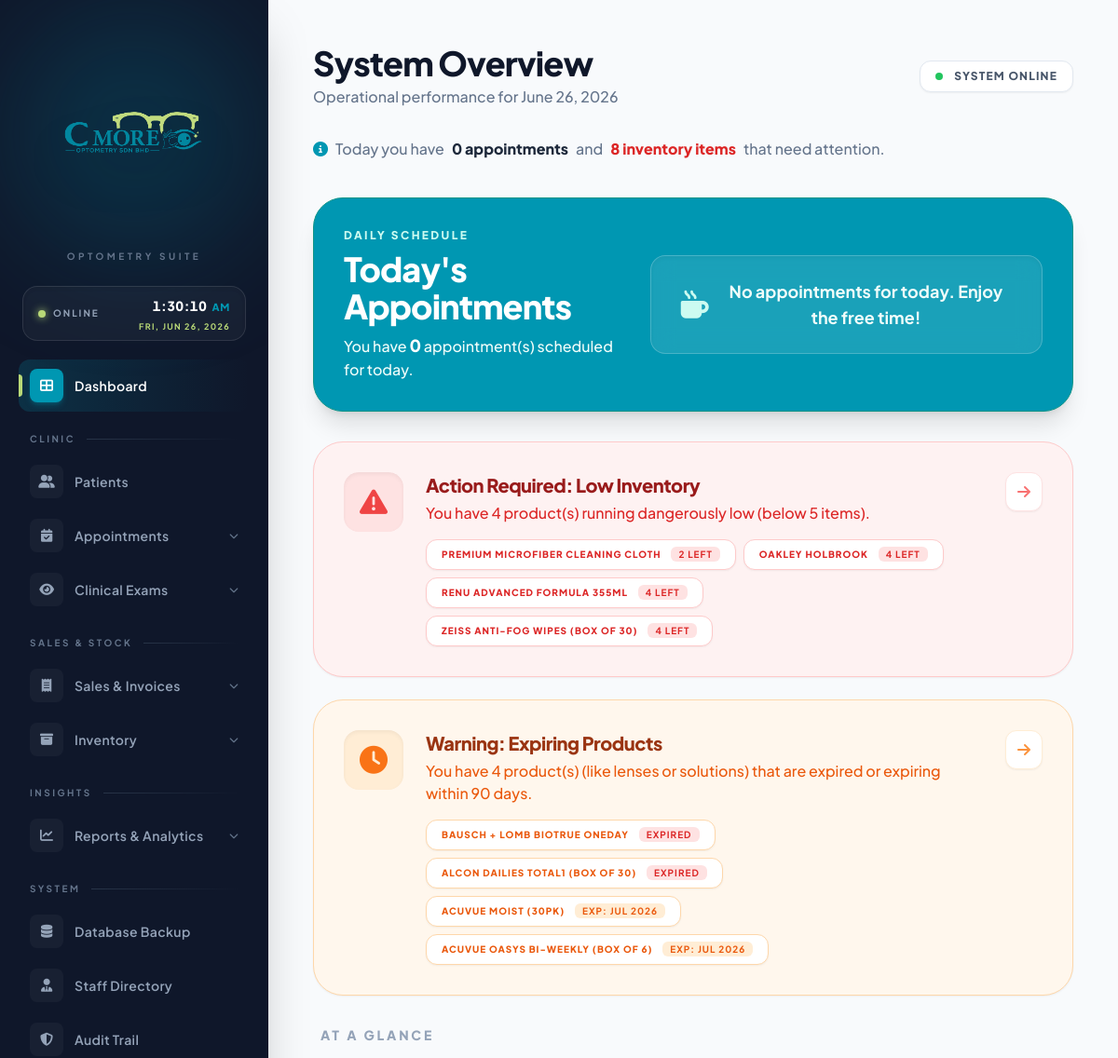
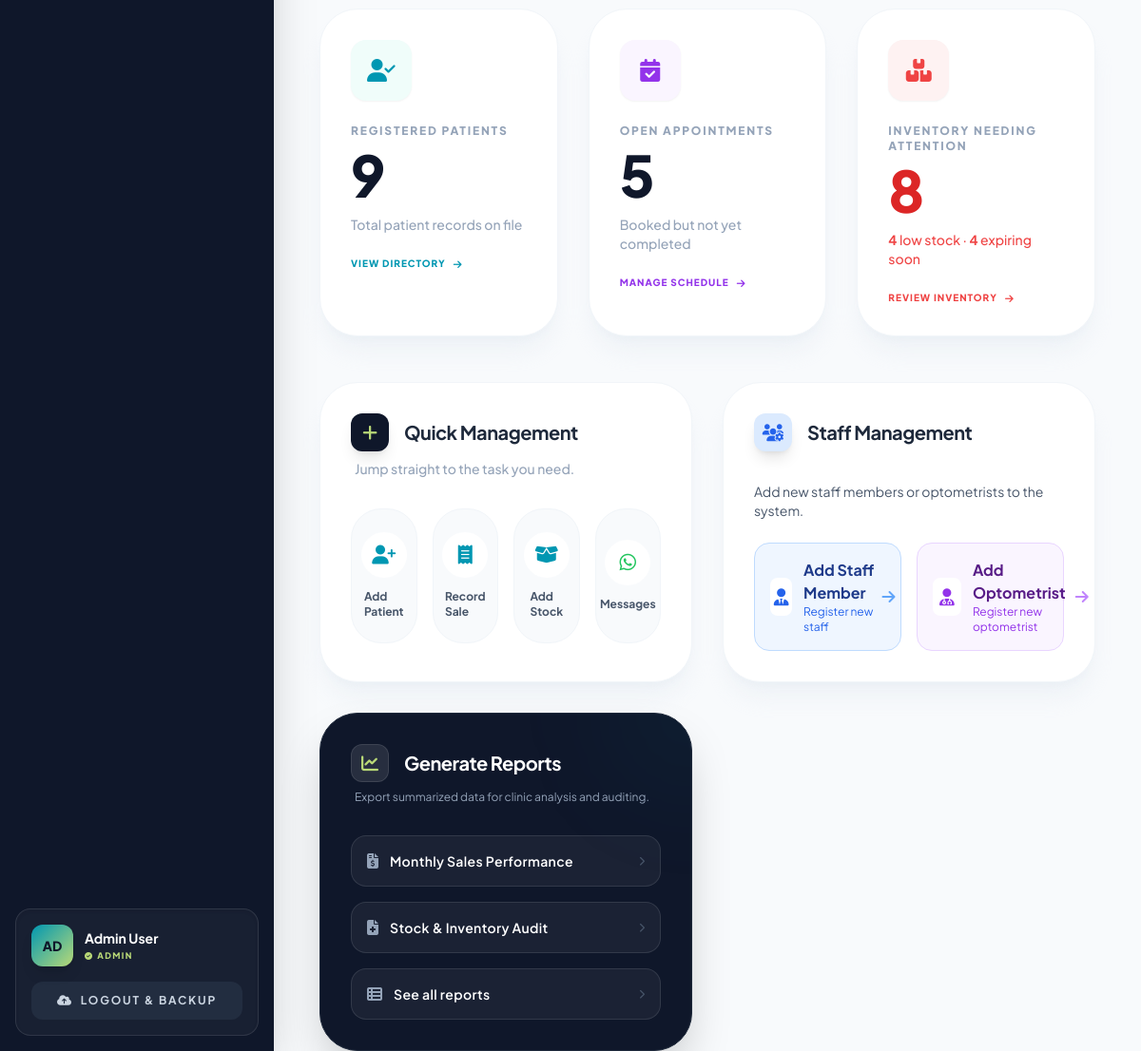
The page /directory.php (signed in) on the database its author committed (2 pictures, top to bottom).
### tables this page shows
CREATE TABLE `product` (
  `PRODUCT_ID` int(11) NOT NULL AUTO_INCREMENT,
  `CATEGORY` varchar(50) DEFAULT NULL,
  `BRAND_NAME` varchar(100) DEFAULT NULL,
  `STOCK_QUANTITY` int(11) DEFAULT 0,
  `UNIT_PRICE` decimal(10,2) NOT NULL,
  `MINIMUM_PRICE` decimal(10,2) NOT NULL DEFAULT 0.00,
  `SUPPLIER_ID` int(11) DEFAULT NULL,
  `EXPIRY_DATE` date DEFAULT NULL,
  `PRODUCT_IMAGE` varchar(255) DEFAULT NULL,
  PRIMARY KEY (`PRODUCT_ID`),
  KEY `fk_product_supplier` (`SUPPLIER_ID`),
  CONSTRAINT `fk_product_supplier` FOREIGN KEY (`SUPPLIER_ID`) REFERENCES `supplier` (`SUPPLIER_ID`) ON DELETE SET NULL
);

### directory.php (the view, shortened to what the rows shown need)
<?php
include('config.php');
$s_count = mysqli_fetch_assoc(mysqli_query($conn, "SELECT COUNT(*) as t FROM PRODUCT WHERE STOCK_QUANTITY < 5"))['t'];
$e_count = mysqli_fetch_assoc(mysqli_query($conn, "SELECT COUNT(*) as t FROM PRODUCT WHERE EXPIRY_DATE IS NOT NULL AND EXPIRY_DATE <= DATE_ADD(CURDATE(), INTERVAL 90 DAY)"))['t'];
?>
<!DOCTYPE html>
<html lang="en">
<head>
    <script src="https://cdn.tailwindcss.com"></script>
    <link rel="stylesheet" href="https://cdnjs.cloudflare.com/ajax/libs/font-awesome/6.0.0/css/all.min.css">
</head>
<body class="bg-[#f8fafc] flex min-h-screen">
    <?php include('sidebar.php'); ?>
    <main class="flex-1 ml-72 p-12">
        <header class="flex justify-between items-center mb-8">
            <div>
                <h1 class="text-4xl font-extrabold text-slate-900 tracking-tight">System Overview</h1>
            </div>
        </header>
        <div class="bg-[#0097B2] rounded-[2rem] p-8 mb-8 text-white shadow-xl flex flex-col md:flex-row items-center justify-between border border-teal-600">
            <div class="mb-6 md:mb-0 md:pr-8">
                <h2 class="text-4xl font-extrabold tracking-tight">Today's Appointments</h2>
            </div>
        </div>
        <?php if($s_count > 0): ?>
        <div class="bg-red-50 border border-red-200 rounded-[2rem] p-8 mb-6 flex items-start space-x-6 shadow-sm animate-fade-in">
            <div class="flex-1">
                <div class="flex flex-wrap gap-2">
                    <?php
                    $low_stock_res = mysqli_query($conn, "SELECT BRAND_NAME, STOCK_QUANTITY FROM PRODUCT WHERE STOCK_QUANTITY < 5 ORDER BY STOCK_QUANTITY ASC LIMIT 5");
                    while($ls = mysqli_fetch_assoc($low_stock_res)):
                    ?>
                    <span class="bg-white border border-red-200 text-red-600 text-[10px] font-black uppercase tracking-widest px-4 py-2 rounded-xl shadow-sm">
                        <?php echo htmlspecialchars($ls['BRAND_NAME']); ?> <span class="bg-red-100 text-red-600 ml-2 px-2 py-0.5 rounded-md font-bold"><?php echo $ls['STOCK_QUANTITY']; ?> left</span>
                    </span>
                    <?php endwhile; ?>
                </div>
            </div>
        </div>
        <?php endif; ?>
        <?php if($e_count > 0): ?>
        <div class="bg-orange-50 border border-orange-200 rounded-[2rem] p-8 mb-8 flex items-start space-x-6 shadow-sm animate-fade-in">
            <div class="flex-1">
                <div class="flex flex-wrap gap-2">
                    <?php
                    $exp_res = mysqli_query($conn, "SELECT BRAND_NAME, EXPIRY_DATE FROM PRODUCT WHERE EXPIRY_DATE IS NOT NULL AND EXPIRY_DATE <= DATE_ADD(CURDATE(), INTERVAL 90 DAY) ORDER BY EXPIRY_DATE ASC LIMIT 5");
                    while($ex = mysqli_fetch_assoc($exp_res)):
                        $is_expired = (strtotime($ex['EXPIRY_DATE']) < time());
                        $chip_class = $is_expired ? 'bg-red-100 text-red-600' : 'bg-orange-100 text-orange-600';
                    ?>
                    <span class="bg-white border border-orange-200 text-orange-600 text-[10px] font-black uppercase tracking-widest px-4 py-2 rounded-xl shadow-sm">
                        <?php echo htmlspecialchars($ex['BRAND_NAME']); ?>
                        <span class="<?php echo $chip_class; ?> ml-2 px-2 py-0.5 rounded-md font-bold">
                            <?php echo $is_expired ? 'EXPIRED' : 'Exp: ' . date('M Y', strtotime($ex['EXPIRY_DATE'])); ?>
                        </span>
                    </span>
                    <?php endwhile; ?>
                </div>
            </div>
        </div>
        <?php endif; ?>
        <div class="grid grid-cols-1 lg:grid-cols-2 gap-8">
            <section class="bg-white p-8 rounded-[2.5rem] border border-slate-100 shadow-xl shadow-slate-200/40">
                <div class="flex items-center space-x-4 mb-2">
                    <h2 class="text-xl font-bold text-slate-800 tracking-tight">Quick Management</h2>
                </div>
            </section>
            <?php if($_SESSION['ROLE'] === 'Admin'): ?>
            <section class="bg-white p-8 rounded-[2.5rem] border border-slate-100 shadow-xl shadow-slate-200/40">
                <div class="flex items-center space-x-4 mb-8">
                    <h2 class="text-xl font-bold text-slate-800 tracking-tight">Staff Management</h2>
                </div>
            </section>
            <?php endif; ?>
            <section class="bg-slate-900 p-8 rounded-[2.5rem] border border-slate-800 shadow-2xl relative overflow-hidden group">
                <div class="flex items-center space-x-4 mb-2 relative z-10">
                    <h2 class="text-xl font-bold text-white tracking-tight">Generate Reports</h2>
                </div>
            </section>
        </div>
    </main>
</body>
</html>

### rows shown on the page
product: BRAND_NAME "PREMIUM MICROFIBER CLEANING CLOTH", STOCK_QUANTITY "2"
product: BRAND_NAME "OAKLEY HOLBROOK", STOCK_QUANTITY "4"
product: BRAND_NAME "RENU ADVANCED FORMULA 355ML", STOCK_QUANTITY "4"
product: BRAND_NAME "ZEISS ANTI-FOG WIPES (BOX OF 30)", STOCK_QUANTITY "4"
product: BRAND_NAME "BAUSCH + LOMB BIOTRUE ONEDAY", EXPIRY_DATE "EXPIRED"
product: BRAND_NAME "ALCON DAILIES TOTAL1 (BOX OF 30)", EXPIRY_DATE "EXPIRED"
product: BRAND_NAME "ACUVUE MOIST (30PK)", EXPIRY_DATE "JUL 2026"
product: BRAND_NAME "ACUVUE OASYS BI-WEEKLY (BOX OF 6)", EXPIRY_DATE "JUL 2026"

### other values the page prints
$label "Dashboard Patients Database Backup Staff Directory Audit Trail"
$label "CLINIC SALES & STOCK INSIGHTS SYSTEM"
$label "Appointments Clinical Exams Sales & Invoices Inventory Reports & Analytics"
substr($_SESSION['NAME'], 0, 2) "AD"
$_SESSION['NAME'] "Admin User"
$user_role "ADMIN"
$today_appt_count "0"
$attention_total "8"
$s_count "4"
$e_count "4"
$p_count "9"
$a_count "5"
